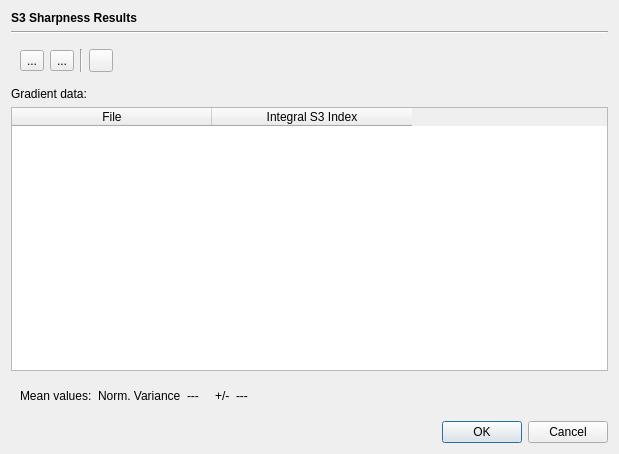
<?xml version="1.0" encoding="UTF-8"?>
<ui version="4.0">
 <class>S3SharpnessResultDialog</class>
 <widget class="QDialog" name="S3SharpnessResultDialog">
  <property name="geometry">
   <rect>
    <x>0</x>
    <y>0</y>
    <width>619</width>
    <height>454</height>
   </rect>
  </property>
  <property name="windowTitle">
   <string>Dialog</string>
  </property>
  <layout class="QVBoxLayout" name="verticalLayout">
   <item>
    <widget class="QLabel" name="label">
     <property name="font">
      <font>
       <bold>true</bold>
      </font>
     </property>
     <property name="text">
      <string>S3 Sharpness Results</string>
     </property>
    </widget>
   </item>
   <item>
    <widget class="Line" name="line">
     <property name="orientation">
      <enum>Qt::Orientation::Horizontal</enum>
     </property>
    </widget>
   </item>
   <item>
    <widget class="QWidget" name="widget" native="true">
     <layout class="QHBoxLayout" name="horizontalLayout">
      <item>
       <widget class="QToolButton" name="saveButton">
        <property name="toolTip">
         <string>&lt;html&gt;&lt;head/&gt;&lt;body&gt;&lt;p&gt;Write results to file&lt;/p&gt;&lt;/body&gt;&lt;/html&gt;</string>
        </property>
        <property name="text">
         <string>...</string>
        </property>
        <property name="icon">
         <iconset>
          <normalon>:/resources/icons/document-save.png</normalon>
         </iconset>
        </property>
       </widget>
      </item>
      <item>
       <widget class="QToolButton" name="logButton">
        <property name="toolTip">
         <string>&lt;html&gt;&lt;head/&gt;&lt;body&gt;&lt;p&gt;Write results to logbook&lt;/p&gt;&lt;/body&gt;&lt;/html&gt;</string>
        </property>
        <property name="text">
         <string>...</string>
        </property>
        <property name="icon">
         <iconset>
          <normalon>:/resources/icons/address-book-new.png</normalon>
         </iconset>
        </property>
       </widget>
      </item>
      <item>
       <widget class="Line" name="line_2">
        <property name="orientation">
         <enum>Qt::Orientation::Vertical</enum>
        </property>
       </widget>
      </item>
      <item>
       <widget class="QToolButton" name="removeRowsButton">
        <property name="toolTip">
         <string>&lt;html&gt;&lt;head/&gt;&lt;body&gt;&lt;p&gt;Remove selected rows&lt;/p&gt;&lt;/body&gt;&lt;/html&gt;</string>
        </property>
        <property name="text">
         <string/>
        </property>
        <property name="icon">
         <iconset>
          <normalon>:/resources/icons/edit-table-delete-row.png</normalon>
         </iconset>
        </property>
       </widget>
      </item>
      <item>
       <spacer name="horizontalSpacer">
        <property name="orientation">
         <enum>Qt::Orientation::Horizontal</enum>
        </property>
        <property name="sizeHint" stdset="0">
         <size>
          <width>40</width>
          <height>20</height>
         </size>
        </property>
       </spacer>
      </item>
     </layout>
    </widget>
   </item>
   <item>
    <widget class="QLabel" name="label_2">
     <property name="text">
      <string>Gradient data:</string>
     </property>
    </widget>
   </item>
   <item>
    <widget class="QTableWidget" name="resultTable">
     <property name="editTriggers">
      <set>QAbstractItemView::EditTrigger::NoEditTriggers</set>
     </property>
     <property name="selectionBehavior">
      <enum>QAbstractItemView::SelectionBehavior::SelectRows</enum>
     </property>
     <attribute name="horizontalHeaderDefaultSectionSize">
      <number>200</number>
     </attribute>
     <attribute name="horizontalHeaderStretchLastSection">
      <bool>false</bool>
     </attribute>
     <column>
      <property name="text">
       <string>File</string>
      </property>
     </column>
     <column>
      <property name="text">
       <string>Integral S3 Index</string>
      </property>
     </column>
    </widget>
   </item>
   <item>
    <widget class="QWidget" name="widget_2" native="true">
     <layout class="QGridLayout" name="gridLayout">
      <item row="0" column="0">
       <widget class="QLabel" name="label_3">
        <property name="sizePolicy">
         <sizepolicy hsizetype="Fixed" vsizetype="Preferred">
          <horstretch>0</horstretch>
          <verstretch>0</verstretch>
         </sizepolicy>
        </property>
        <property name="text">
         <string>Mean values:</string>
        </property>
       </widget>
      </item>
      <item row="0" column="4">
       <widget class="QLabel" name="normVarianceStddevLabel">
        <property name="text">
         <string>---   </string>
        </property>
       </widget>
      </item>
      <item row="0" column="1">
       <widget class="QLabel" name="label_4">
        <property name="sizePolicy">
         <sizepolicy hsizetype="Fixed" vsizetype="Preferred">
          <horstretch>0</horstretch>
          <verstretch>0</verstretch>
         </sizepolicy>
        </property>
        <property name="text">
         <string>Norm. Variance</string>
        </property>
       </widget>
      </item>
      <item row="0" column="3">
       <widget class="QLabel" name="label_6">
        <property name="sizePolicy">
         <sizepolicy hsizetype="Fixed" vsizetype="Preferred">
          <horstretch>0</horstretch>
          <verstretch>0</verstretch>
         </sizepolicy>
        </property>
        <property name="text">
         <string>+/-</string>
        </property>
       </widget>
      </item>
      <item row="0" column="2">
       <widget class="QLabel" name="normVarianceMeanLabel">
        <property name="sizePolicy">
         <sizepolicy hsizetype="Preferred" vsizetype="Preferred">
          <horstretch>0</horstretch>
          <verstretch>0</verstretch>
         </sizepolicy>
        </property>
        <property name="text">
         <string>---   </string>
        </property>
       </widget>
      </item>
      <item row="0" column="5">
       <spacer name="horizontalSpacer_2">
        <property name="orientation">
         <enum>Qt::Orientation::Horizontal</enum>
        </property>
        <property name="sizeHint" stdset="0">
         <size>
          <width>40</width>
          <height>20</height>
         </size>
        </property>
       </spacer>
      </item>
     </layout>
    </widget>
   </item>
   <item>
    <widget class="QDialogButtonBox" name="buttonBox">
     <property name="orientation">
      <enum>Qt::Orientation::Horizontal</enum>
     </property>
     <property name="standardButtons">
      <set>QDialogButtonBox::StandardButton::Cancel|QDialogButtonBox::StandardButton::Ok</set>
     </property>
    </widget>
   </item>
  </layout>
 </widget>
 <tabstops>
  <tabstop>saveButton</tabstop>
  <tabstop>logButton</tabstop>
  <tabstop>removeRowsButton</tabstop>
  <tabstop>resultTable</tabstop>
 </tabstops>
 <resources/>
 <connections>
  <connection>
   <sender>buttonBox</sender>
   <signal>accepted()</signal>
   <receiver>S3SharpnessResultDialog</receiver>
   <slot>accept()</slot>
   <hints>
    <hint type="sourcelabel">
     <x>248</x>
     <y>254</y>
    </hint>
    <hint type="destinationlabel">
     <x>157</x>
     <y>274</y>
    </hint>
   </hints>
  </connection>
  <connection>
   <sender>buttonBox</sender>
   <signal>rejected()</signal>
   <receiver>S3SharpnessResultDialog</receiver>
   <slot>reject()</slot>
   <hints>
    <hint type="sourcelabel">
     <x>316</x>
     <y>260</y>
    </hint>
    <hint type="destinationlabel">
     <x>286</x>
     <y>274</y>
    </hint>
   </hints>
  </connection>
 </connections>
</ui>
